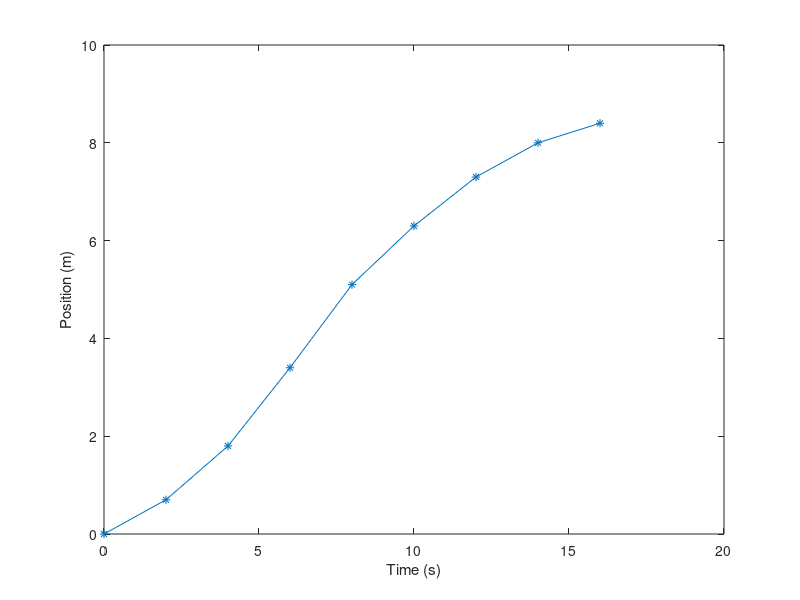

This figure's MATLAB source:
% Created by: Anthony H. Le
% Last updated: 02-13-2019

% CHE 581: Assignment 4
% Textbook Problems 21.13, 21.28, Additional Problem
% Due: 02-18-2019
%% Problem 21.13
close all; % close all figures
clear; % clear workspace
clc; % clear command window

disp('Problem 21.13');

t = [0 2 4 6 8 10 12 14 16]'; % time, s
x = [0 0.7 1.8 3.4 5.1 6.3 7.3 8.0 8.4]; % position, m
h = 2; % step size, time, s
i = 6; % index @ t = 10

figure();
plot(t, x, '-*');
hold on;
xlabel('Time (s)');
ylabel('Position (m)');
hold off;

% (a) 2nd-order correct centered finite-difference method
disp('(a) O(h^2) centered finite-difference method');
v_a = (x(i+1) - x(i-1)) / (2 * h); % velocity @ t = 10, m/s
a_a = (x(i+1) - (2 * x(i)) + x(i-1)) / (h^2); % acceleration @ t = 10, m/s^2
fprintf('vel = %5.2f\n', v_a);
fprintf('accel = %5.2f\n', a_a);

% (b) 2nd-order correct forward fiite-difference method
disp('(b) O(h^2) forward fiite-difference method');
v_b = (-x(i+2) + (4 * x(i+1)) - (3 * x(i))) / (2 * h); % velocity @ t = 10, m/s
a_b = (-x(i+3) + (4 * x(i+2)) - (5 * x(i+1)) + (2 * x(i))) / (h^2); % acceleration @ t = 10, m/s^2
fprintf('vel = %5.2f\n', v_b);
fprintf('accel = %5.2f\n', a_b);

% (c) 2nd-order correct backward finite-difference method
disp('(c) O(h^2) backward finite-difference method');
v_c = ((3 * x(i)) - (4 * x(i-1)) + x(i-2)) / (2 * h); % velocity @ t = 10, m/s
a_c = ((2 * x(i)) - (5 * x(i-1)) + (4 * x(i-2)) - x(i-3)) / (h^2); % acceleration @ t = 10, m/s^2
fprintf('vel = %5.2f\n', v_c);
fprintf('accel = %5.2f\n', a_c);

disp('-------------------------------------------------');

%% Problem 21.28
close all;
clear;
clc;

disp('Problem 21.28');

time = [0 5 10 15 20 25]'; % time, min
T = [80 44.5 30.0 24. 21.7 20.7]'; % temperature, deg C



disp('-------------------------------------------------');

%% Additional Problem
close all;
clear;
clc;

disp('Additional Problem (see handout)');

f = @(xx) sin(50 .* xx) .* xx.^2;



disp('-------------------------------------------------');
